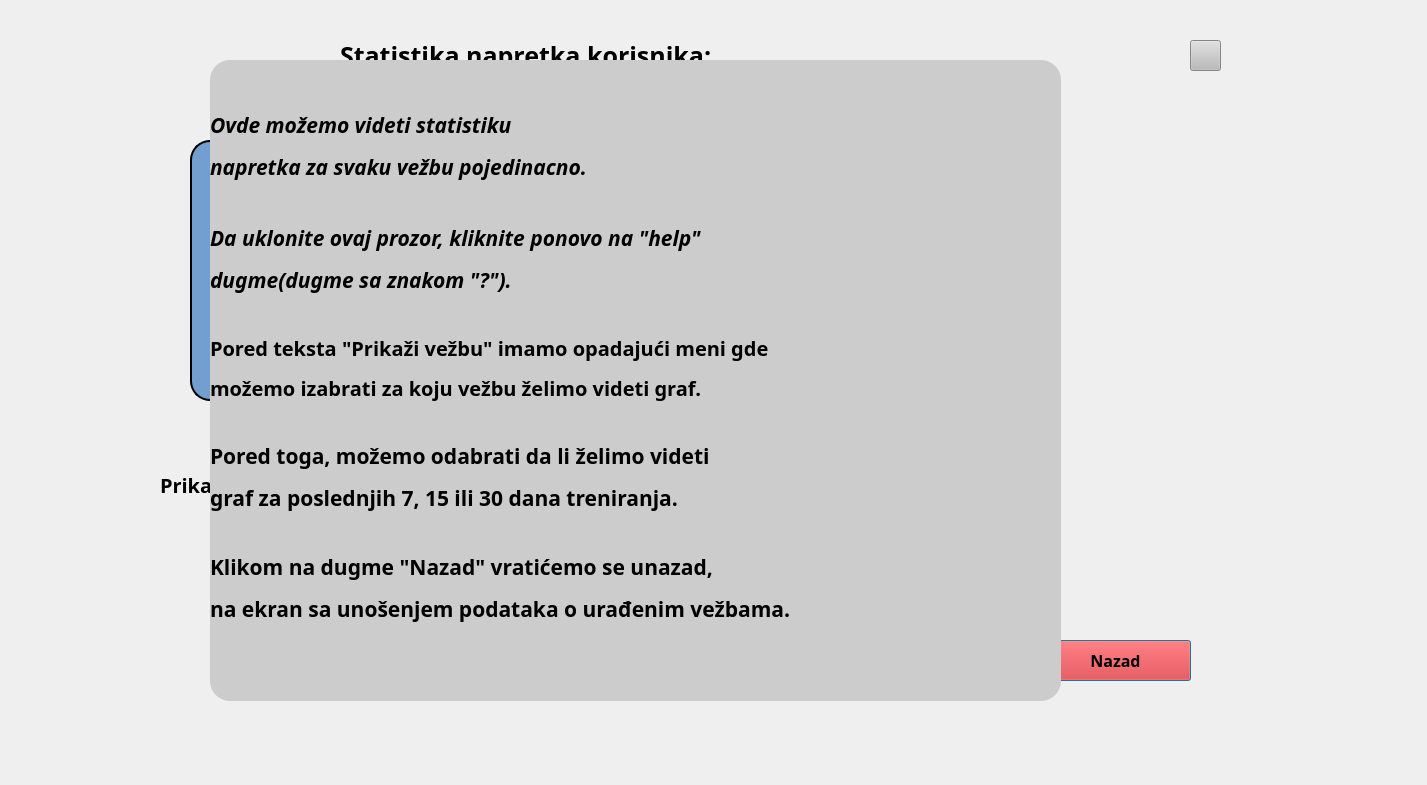
<?xml version="1.0" encoding="UTF-8"?>
<ui version="4.0">
 <class>statistika</class>
 <widget class="QDialog" name="statistika">
  <property name="geometry">
   <rect>
    <x>0</x>
    <y>0</y>
    <width>1427</width>
    <height>785</height>
   </rect>
  </property>
  <property name="font">
   <font>
    <family>Purisa</family>
    <pointsize>12</pointsize>
    <weight>75</weight>
    <bold>true</bold>
   </font>
  </property>
  <property name="windowTitle">
   <string>Dialog</string>
  </property>
  <property name="styleSheet">
   <string notr="true"/>
  </property>
  <widget class="QCustomPlot" name="CustomPlot" native="true">
   <property name="geometry">
    <rect>
     <x>190</x>
     <y>140</y>
     <width>631</width>
     <height>261</height>
    </rect>
   </property>
   <property name="autoFillBackground">
    <bool>false</bool>
   </property>
   <property name="styleSheet">
    <string notr="true">background-color : rgb(114, 159, 207);
border-style: solid;
border-color: black;
border-width: 2px;
border-radius: 20px;</string>
   </property>
  </widget>
  <widget class="QRadioButton" name="radioButton_4">
   <property name="geometry">
    <rect>
     <x>840</x>
     <y>160</y>
     <width>221</width>
     <height>23</height>
    </rect>
   </property>
   <property name="text">
    <string>poslednjih 7 dana</string>
   </property>
  </widget>
  <widget class="QRadioButton" name="radioButton_5">
   <property name="geometry">
    <rect>
     <x>840</x>
     <y>190</y>
     <width>211</width>
     <height>23</height>
    </rect>
   </property>
   <property name="text">
    <string>poslednjih 15 dana</string>
   </property>
  </widget>
  <widget class="QRadioButton" name="radioButton_6">
   <property name="geometry">
    <rect>
     <x>840</x>
     <y>220</y>
     <width>211</width>
     <height>23</height>
    </rect>
   </property>
   <property name="text">
    <string>poslednjih 30 dana</string>
   </property>
  </widget>
  <widget class="QLabel" name="label">
   <property name="geometry">
    <rect>
     <x>840</x>
     <y>110</y>
     <width>261</width>
     <height>41</height>
    </rect>
   </property>
   <property name="styleSheet">
    <string notr="true">font-size:20px;
font: bold;</string>
   </property>
   <property name="text">
    <string>&lt;html&gt;&lt;head/&gt;&lt;body&gt;&lt;p&gt;&lt;span style=&quot; font-size:16pt;&quot;&gt;Prikaži statistiku za:&lt;/span&gt;&lt;/p&gt;&lt;/body&gt;&lt;/html&gt;</string>
   </property>
  </widget>
  <widget class="QLabel" name="label_2">
   <property name="geometry">
    <rect>
     <x>340</x>
     <y>30</y>
     <width>411</width>
     <height>51</height>
    </rect>
   </property>
   <property name="styleSheet">
    <string notr="true">font-size:25px;
font: bold;</string>
   </property>
   <property name="text">
    <string>&lt;html&gt;&lt;head/&gt;&lt;body&gt;&lt;p&gt;Statistika napretka korisnika:&lt;/p&gt;&lt;/body&gt;&lt;/html&gt;</string>
   </property>
  </widget>
  <widget class="QPushButton" name="pushButton">
   <property name="geometry">
    <rect>
     <x>1040</x>
     <y>640</y>
     <width>151</width>
     <height>41</height>
    </rect>
   </property>
   <property name="styleSheet">
    <string notr="true">background-color:red;</string>
   </property>
   <property name="text">
    <string>Nazad</string>
   </property>
  </widget>
  <widget class="QComboBox" name="comboBox">
   <property name="geometry">
    <rect>
     <x>350</x>
     <y>470</y>
     <width>131</width>
     <height>27</height>
    </rect>
   </property>
   <item>
    <property name="text">
     <string>trbušnjaci</string>
    </property>
   </item>
   <item>
    <property name="text">
     <string>čučnjevi</string>
    </property>
   </item>
   <item>
    <property name="text">
     <string>sklekovi</string>
    </property>
   </item>
   <item>
    <property name="text">
     <string>trčanje</string>
    </property>
   </item>
  </widget>
  <widget class="QLabel" name="label_4">
   <property name="geometry">
    <rect>
     <x>160</x>
     <y>470</y>
     <width>171</width>
     <height>31</height>
    </rect>
   </property>
   <property name="styleSheet">
    <string notr="true">font-size:20px;
font: bold;</string>
   </property>
   <property name="text">
    <string>&lt;html&gt;&lt;head/&gt;&lt;body&gt;&lt;p&gt;Prikaži vežbu:&lt;/p&gt;&lt;/body&gt;&lt;/html&gt;</string>
   </property>
  </widget>
  <widget class="QPushButton" name="pushButton_5">
   <property name="geometry">
    <rect>
     <x>1190</x>
     <y>40</y>
     <width>31</width>
     <height>31</height>
    </rect>
   </property>
   <property name="styleSheet">
    <string notr="true">background-color: #bbb;
</string>
   </property>
   <property name="text">
    <string/>
   </property>
  </widget>
  <widget class="QLabel" name="label_3">
   <property name="geometry">
    <rect>
     <x>210</x>
     <y>60</y>
     <width>851</width>
     <height>641</height>
    </rect>
   </property>
   <property name="styleSheet">
    <string notr="true">font-size:20px;
background-color:#ccc;
border-radius: 20px;
</string>
   </property>
   <property name="text">
    <string>&lt;html&gt;&lt;head/&gt;&lt;body&gt;&lt;p&gt;&lt;span style=&quot; font-size:16pt; font-weight:600; font-style:italic;&quot;&gt;Ovde možemo videti statistiku&lt;/span&gt;&lt;/p&gt;&lt;p&gt;&lt;span style=&quot; font-size:16pt; font-weight:600; font-style:italic;&quot;&gt;napretka za svaku vežbu pojedinacno.&lt;/span&gt;&lt;/p&gt;&lt;p&gt;&lt;span style=&quot; font-size:16pt; font-weight:600;&quot;&gt;&lt;br/&gt;&lt;/span&gt;&lt;span style=&quot; font-size:16pt; font-weight:600; font-style:italic;&quot;&gt;Da uklonite ovaj prozor, kliknite ponovo na &amp;quot;help&amp;quot;&lt;/span&gt;&lt;/p&gt;&lt;p&gt;&lt;span style=&quot; font-size:16pt; font-weight:600; font-style:italic;&quot;&gt;dugme(dugme sa znakom &amp;quot;?&amp;quot;).&lt;/span&gt;&lt;br/&gt;&lt;/p&gt;&lt;p&gt;Pored teksta &amp;quot;&lt;span style=&quot; font-weight:600;&quot;&gt;Prikaži vežbu&lt;/span&gt;&amp;quot; imamo opadajući meni gde&lt;/p&gt;&lt;p&gt;možemo izabrati za koju vežbu želimo videti graf.&lt;br/&gt;&lt;/p&gt;&lt;p&gt;&lt;span style=&quot; font-size:16pt;&quot;&gt;Pored toga, možemo odabrati da li želimo videti &lt;/span&gt;&lt;/p&gt;&lt;p&gt;&lt;span style=&quot; font-size:16pt;&quot;&gt;graf za poslednjih 7, 15 ili 30 dana treniranja.&lt;/span&gt;&lt;br/&gt;&lt;/p&gt;&lt;p&gt;&lt;span style=&quot; font-size:16pt;&quot;&gt;Klikom na dugme &amp;quot;&lt;/span&gt;&lt;span style=&quot; font-size:16pt; font-weight:600;&quot;&gt;Nazad&lt;/span&gt;&lt;span style=&quot; font-size:16pt;&quot;&gt;&amp;quot; vratićemo se unazad, &lt;/span&gt;&lt;/p&gt;&lt;p&gt;&lt;span style=&quot; font-size:16pt;&quot;&gt;na ekran sa unošenjem podataka o urađenim vežbama.&lt;br/&gt;&lt;/span&gt;&lt;/p&gt;&lt;/body&gt;&lt;/html&gt;</string>
   </property>
  </widget>
 </widget>
 <customwidgets>
  <customwidget>
   <class>QCustomPlot</class>
   <extends>QWidget</extends>
   <header>qcustomplot.h</header>
   <container>1</container>
  </customwidget>
 </customwidgets>
 <resources/>
 <connections/>
</ui>
